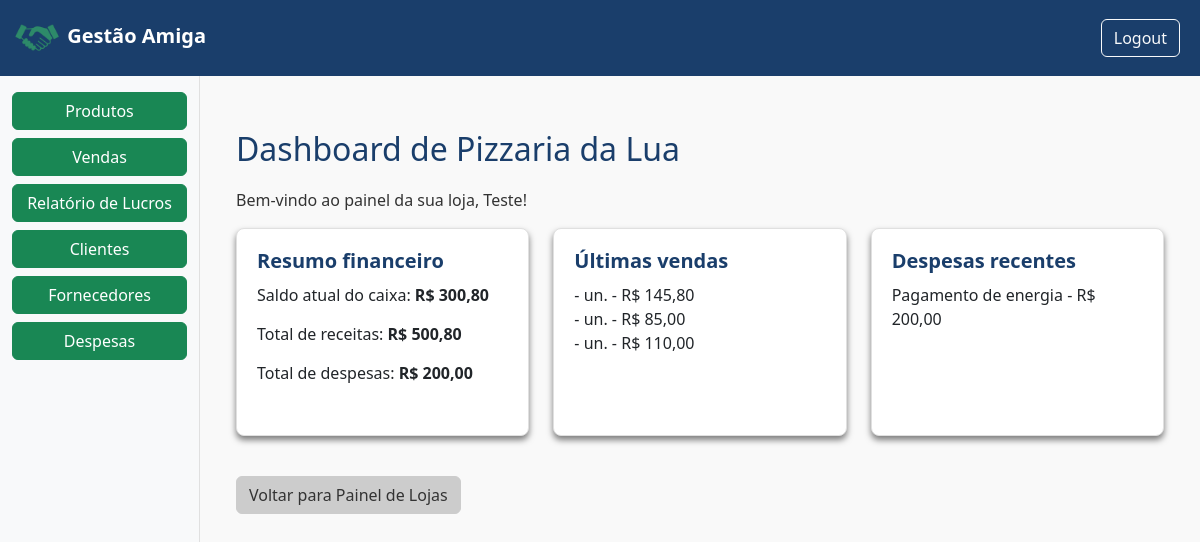
Before: /loja/9/dashboard/ (signed in) with the older database file.
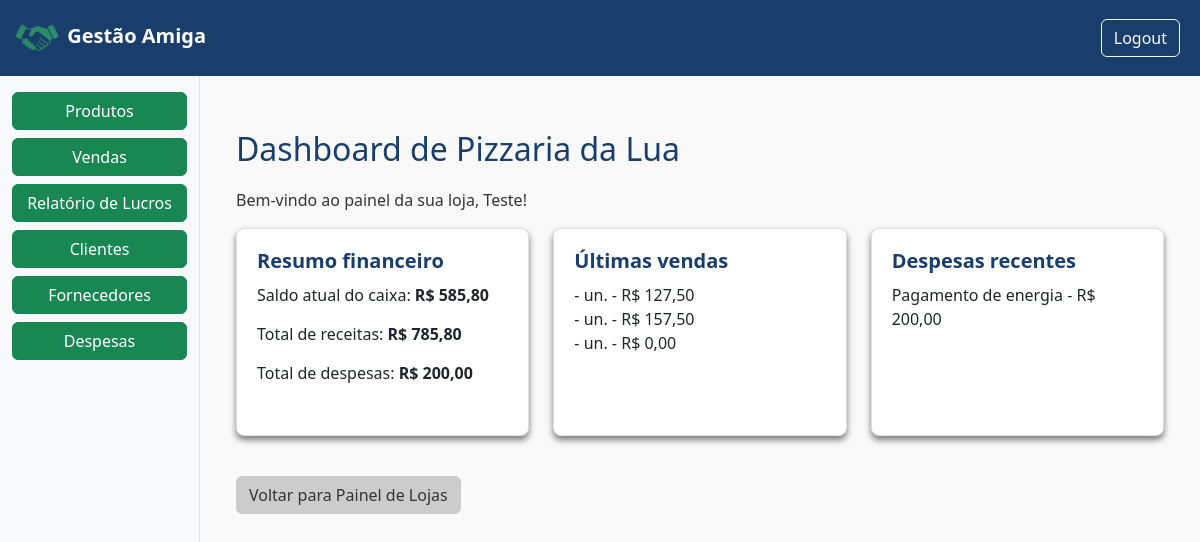
After: the same page with the newer database file.
### gestao/models.py (models this page shows, shortened)
class Venda(models.Model):
    FORMAS_PAGAMENTO = [
        ('dinheiro', 'Espécie'),
        ('pix', 'PIX'),
        ('debito', 'Débito'),
        ('credito_avista', 'Crédito à vista'),
        ('credito_parcelado', 'Crédito Parcelado'),
    ]
    loja = models.ForeignKey(Loja, on_delete=models.CASCADE, related_name="vendas", default=1)
    cliente = models.ForeignKey(Cliente, on_delete=models.CASCADE, related_name="vendas_cliente", blank = True, null = True)
    forma_pagamento = models.CharField(max_length=20, choices=FORMAS_PAGAMENTO, default='dinheiro')
    parcelas = models.IntegerField(default=1)
    data = models.DateTimeField(auto_now_add=True)
    valor_total = models.DecimalField(max_digits=10, decimal_places=2, default=0)

class Despesa(models.Model):
    loja = models.ForeignKey(Loja, on_delete=models.CASCADE)
    descricao = models.CharField(max_length=255)
    valor = models.DecimalField(max_digits=10, decimal_places=2)
    data = models.DateField(auto_now_add=True)
    categoria = models.CharField(max_length=100, blank=True, null=True)
    observacoes = models.TextField(blank=True, null=True)

### gestao/views.py (the view)
# urls.py: path('loja/<int:loja_id>/dashboard/', views.dashboard_loja, name="dashboard_loja"),
@login_required
def dashboard_loja(request, loja_id):
    user = request.user
    try:
        loja = user.lojas.get(id=loja_id)
    except Loja.DoesNotExist:
        return redirect('painel_loja')
    total_receitas = loja.vendas.aggregate(total=Sum('valor_total'))['total'] or 0
    total_despesas = Despesa.objects.filter(loja=loja).aggregate(total=Sum('valor'))['total'] or 0
    saldo_atual = total_receitas - total_despesas
    ultimas_vendas = loja.vendas.order_by('-data')[:3]
    despesas_recentes = Despesa.objects.filter(loja=loja).order_by('data')[:3]
    contexto = {
        'loja': loja,
        'total_receitas': total_receitas,
        'total_despesas': total_despesas,
        'saldo_atual': saldo_atual,
        'ultimas_vendas': ultimas_vendas,
        'despesas_recentes': despesas_recentes,
        'mostrar_sidebar': True,
    }
    return render(request, 'dashboard_loja.html', contexto)

### templates/dashboard_loja.html
{% extends 'base.html' %}
{% block content %}
<div class="container" style="margin-top: 30px;">
    <h2 style="color: var(--cor-primaria); margin-bottom: 20px;">Dashboard de {{ loja.nome }}</h2>
    <p>Bem-vindo ao painel da sua loja, {{ user.first_name }}!</p>
    <div class="row">
        <div class="col-md-4 mb-4">
            <div class="card h-100" style="padding: 20px; box-shadow: 0 4px 6px rgba(0,0,0,0.5);">
                <h5 style="color: var(--cor-primaria);">Resumo financeiro</h3>
                <p>Saldo atual do caixa: <strong>R$ {{ saldo_atual | floatformat:2 }}</strong></p>
                <p>Total de receitas: <strong>R$ {{ total_receitas | floatformat:2 }}</strong></p>
                <p>Total de despesas: <strong>R$ {{ total_despesas | floatformat:2 }}</strong></p>
            </div>
        </div>
        <div class="col-md-4 mb-4">
            <div class="card h-100" style="padding: 20px; box-shadow: 0 4px 6px rgba(0,0,0,0.5);">
                <h5 style="color: var(--cor-primaria);">Últimas vendas</h3>
                <ul class="list-unstyled">
                    {% for venda in ultimas_vendas %}
                        <li>{{ venda.produto.nome }} - {{ venda.quantidade }} un. - R$ {{ venda.valor_total | floatformat:2 }}</li>
                    {% empty %}
                        <li>Nenhuma venda registrada</li>
                    {% endfor %}
                </ul>
            </div>
        </div>
        <div class="col-md-4 mb-4">
            <div class="card h-100" style="padding: 20px; box-shadow: 0 4px 6px rgba(0,0,0,0.5);">
                <h5 style="color: var(--cor-primaria);">Despesas recentes</h3>
                <ul class="list-unstyled">
                    {% for despesa in despesas_recentes %}
                        <li>{{ despesa.descricao }} - R$ {{ despesa.valor | floatformat:2 }}</li>
                    {% empty %}
                        <li>Nenhuma despesa registrada</li>
                    {% endfor %}
                </ul>
            </div>
        </div>
    </div>
    <a href="{% url 'painel_loja' %}" class="btn btn-secondary mt-3">Voltar para Painel de Lojas</a>
</div>
{% endblock %}

Changed rows visible on the page:
no longer on this page (row unchanged): Venda: valor_total "145,80"
no longer on this page (row unchanged): Venda: valor_total "85,00"
no longer on this page (row unchanged): Venda: valor_total "110,00"
added Venda: valor_total "127,50"
added Venda: valor_total "157,50"
added Venda: valor_total "0,00"
Other visible differences:
{{ saldo_atual | floatformat:2 }}: "300,80" → "585,80"
{{ total_receitas | floatformat:2 }}: "500,80" → "785,80"
